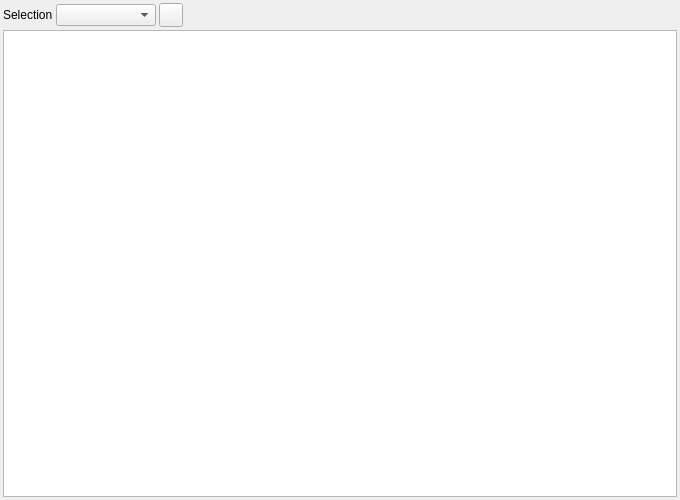
<?xml version="1.0" encoding="UTF-8"?>
<ui version="4.0">
 <class>PENG_PedEqSummaryWidget</class>
 <widget class="QWidget" name="PENG_PedEqSummaryWidget">
  <property name="geometry">
   <rect>
    <x>0</x>
    <y>0</y>
    <width>680</width>
    <height>500</height>
   </rect>
  </property>
  <property name="windowTitle">
   <string>Dialog</string>
  </property>
  <layout class="QGridLayout" name="gridLayout_2">
   <property name="leftMargin">
    <number>3</number>
   </property>
   <property name="topMargin">
    <number>3</number>
   </property>
   <property name="rightMargin">
    <number>3</number>
   </property>
   <property name="bottomMargin">
    <number>3</number>
   </property>
   <property name="spacing">
    <number>3</number>
   </property>
   <item row="0" column="0">
    <layout class="QHBoxLayout" name="horizontalLayout_2">
     <item>
      <widget class="QLabel" name="lblSelection">
       <property name="text">
        <string>Selection</string>
       </property>
      </widget>
     </item>
     <item>
      <widget class="QComboBox" name="cbSelection">
       <property name="minimumSize">
        <size>
         <width>100</width>
         <height>0</height>
        </size>
       </property>
      </widget>
     </item>
     <item>
      <widget class="QToolButton" name="pbRefresh">
       <property name="minimumSize">
        <size>
         <width>24</width>
         <height>24</height>
        </size>
       </property>
       <property name="maximumSize">
        <size>
         <width>24</width>
         <height>24</height>
        </size>
       </property>
       <property name="toolTip">
        <string>Refresh PED equipment summary</string>
       </property>
       <property name="text">
        <string/>
       </property>
       <property name="icon">
        <iconset resource="../../../db/src/gui/db.qrc">
         <normaloff>:/images/icons/arrow_refresh.png</normaloff>:/images/icons/arrow_refresh.png</iconset>
       </property>
      </widget>
     </item>
     <item>
      <spacer name="horizontalSpacer_2">
       <property name="orientation">
        <enum>Qt::Horizontal</enum>
       </property>
       <property name="sizeHint" stdset="0">
        <size>
         <width>40</width>
         <height>20</height>
        </size>
       </property>
      </spacer>
     </item>
    </layout>
   </item>
   <item row="1" column="0">
    <widget class="QTextEdit" name="textEdit"/>
   </item>
  </layout>
 </widget>
 <resources>
  <include location="../../../db/src/gui/db.qrc"/>
 </resources>
 <connections/>
</ui>
